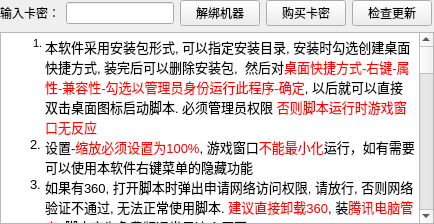
      <widget class="QWidget" name="page_readme">
       <property name="minimumSize">
        <size>
         <width>0</width>
         <height>0</height>
        </size>
       </property>
       <layout class="QGridLayout" name="gridLayout_14">
        <property name="leftMargin">
         <number>0</number>
        </property>
        <property name="topMargin">
         <number>0</number>
        </property>
        <property name="rightMargin">
         <number>0</number>
        </property>
        <property name="bottomMargin">
         <number>0</number>
        </property>
        <item row="0" column="0">
         <layout class="QVBoxLayout" name="verticalLayout_14">
          <item>
           <layout class="QHBoxLayout" name="horizontalLayout_29">
            <property name="rightMargin">
             <number>2</number>
            </property>
            <item>
             <widget class="QLabel" name="label_21">
              <property name="text">
               <string>输入卡密：</string>
              </property>
             </widget>
            </item>
            <item>
             <widget class="QLineEdit" name="edt_card_key">
              <property name="echoMode">
               <enum>QLineEdit::PasswordEchoOnEdit</enum>
              </property>
             </widget>
            </item>
            <item>
             <widget class="QPushButton" name="btn_card_unbind">
              <property name="text">
               <string>解绑机器</string>
              </property>
             </widget>
            </item>
            <item>
             <widget class="QPushButton" name="btn_card_buy">
              <property name="text">
               <string>购买卡密</string>
              </property>
             </widget>
            </item>
            <item>
             <widget class="QPushButton" name="btn_check_update">
              <property name="text">
               <string>检查更新</string>
              </property>
             </widget>
            </item>
           </layout>
          </item>
          <item>
           <widget class="QTextBrowser" name="textBrowser">
            <property name="html">
             <string>&lt;!DOCTYPE HTML PUBLIC &quot;-//W3C//DTD HTML 4.0//EN&quot; &quot;http://www.w3.org/TR/REC-html40/strict.dtd&quot;&gt;
&lt;html&gt;&lt;head&gt;&lt;meta name=&quot;qrichtext&quot; content=&quot;1&quot; /&gt;&lt;style type=&quot;text/css&quot;&gt;
p, li { white-space: pre-wrap; }
&lt;/style&gt;&lt;/head&gt;&lt;body style=&quot; font-family:'Microsoft YaHei'; font-size:11px; font-weight:400; font-style:normal;&quot;&gt;
&lt;ol style=&quot;margin-top: 0px; margin-bottom: 0px; margin-left: 0px; margin-right: 0px; -qt-list-indent: 1;&quot;&gt;&lt;li style=&quot; margin-top:0px; margin-bottom:0px; margin-left:0px; margin-right:0px; -qt-block-indent:0; text-indent:0px;&quot;&gt;&lt;span style=&quot; font-size:10pt;&quot;&gt;本软件采用安装包形式, 可以指定安装目录, 安装时勾选创建桌面快捷方式, 装完后可以删除安装包,  然后对&lt;/span&gt;&lt;span style=&quot; font-size:10pt; color:#ff0000;&quot;&gt;桌面快捷方式-右键-属性-兼容性-勾选以管理员身份运行此程序-确定&lt;/span&gt;&lt;span style=&quot; font-size:10pt;&quot;&gt;, 以后就可以直接双击桌面图标启动脚本. 必须管理员权限 &lt;/span&gt;&lt;span style=&quot; font-size:10pt; color:#ff0000;&quot;&gt;否则脚本运行时游戏窗口无反应&lt;/span&gt;&lt;/li&gt;
&lt;li style=&quot; font-size:10pt;&quot; style=&quot; margin-top:0px; margin-bottom:0px; margin-left:0px; margin-right:0px; -qt-block-indent:0; text-indent:0px;&quot;&gt;&lt;span style=&quot; font-size:11px;&quot;&gt;设置-&lt;/span&gt;&lt;span style=&quot; font-size:11px; color:#ff0000;&quot;&gt;缩放必须设置为100%&lt;/span&gt;&lt;span style=&quot; font-size:11px;&quot;&gt;, 游戏窗口&lt;/span&gt;&lt;span style=&quot; font-size:11px; color:#ff0000;&quot;&gt;不能最小化&lt;/span&gt;&lt;span style=&quot; font-size:11px;&quot;&gt;运行，如有需要可以使用本&lt;/span&gt;&lt;span style=&quot; font-size:11px; color:#000000;&quot;&gt;软件右键菜单的隐藏功能&lt;/span&gt;&lt;/li&gt;
&lt;li style=&quot; font-size:10pt; color:#000000;&quot; style=&quot; margin-top:0px; margin-bottom:0px; margin-left:0px; margin-right:0px; -qt-block-indent:0; text-indent:0px;&quot;&gt;&lt;span style=&quot; font-size:11px;&quot;&gt;如果有360, 打开脚本时弹出申请网络访问权限, 请放行, 否则网络验证不通过, 无法正常使用脚本. &lt;/span&gt;&lt;span style=&quot; font-size:11px; color:#ff0000;&quot;&gt;建议直接卸载360&lt;/span&gt;&lt;span style=&quot; font-size:11px;&quot;&gt;, 装&lt;/span&gt;&lt;span style=&quot; font-size:11px; color:#ff0000;&quot;&gt;腾讯电脑管家&lt;/span&gt;&lt;span style=&quot; font-size:11px;&quot;&gt;, 脚本变为免费版通常是这个原因&lt;/span&gt;&lt;/li&gt;
&lt;li style=&quot; font-size:10pt;&quot; style=&quot; margin-top:0px; margin-bottom:0px; margin-left:0px; margin-right:0px; -qt-block-indent:0; text-indent:0px;&quot;&gt;&lt;span style=&quot; font-size:11px;&quot;&gt;使用方式: 点击 窗口控制， &lt;/span&gt;&lt;span style=&quot; font-size:11px; color:#ff0000;&quot;&gt;双击`窗口`列的表头一键获取所有窗口(或者右键菜单-获取所有窗口)&lt;/span&gt;&lt;span style=&quot; font-size:11px;&quot;&gt;，然后进到方案配置页，然后 双击 功能列表 的 功能项 添加到 执行列表，然后切回 窗口控制页，双击运行列 全部启动！也可双击单元格进行单个启动 (在游戏窗口中按鼠标中键也能启动)&lt;/span&gt;&lt;/li&gt;
&lt;li style=&quot; font-size:10pt;&quot; style=&quot; margin-top:0px; margin-bottom:0px; margin-left:0px; margin-right:0px; -qt-block-indent:0; text-indent:0px;&quot;&gt;&lt;span style=&quot; font-size:11px;&quot;&gt;在&lt;/span&gt;&lt;span style=&quot; font-size:11px; color:#ff0000;&quot;&gt;空方案&lt;/span&gt;&lt;span style=&quot; font-size:11px;&quot;&gt;模式下, 是读取当前控件的配置来运行的, 所以不需要点保存, &lt;/span&gt;&lt;span style=&quot; font-size:11px; color:#ff0000;&quot;&gt;后续改动控件的配置不会影响&lt;/span&gt;&lt;span style=&quot; font-size:11px;&quot;&gt;正在运行的游戏窗口&lt;/span&gt;&lt;/li&gt;
&lt;li style=&quot; font-size:10pt;&quot; style=&quot; margin-top:0px; margin-bottom:0px; margin-left:0px; margin-right:0px; -qt-block-indent:0; text-indent:0px;&quot;&gt;&lt;span style=&quot; font-size:11px;&quot;&gt;在&lt;/span&gt;&lt;span style=&quot; font-size:11px; color:#ff0000;&quot;&gt;指定方案&lt;/span&gt;&lt;span style=&quot; font-size:11px; color:#000000;&quot;&gt;模式&lt;/span&gt;&lt;span style=&quot; font-size:11px;&quot;&gt;下, 在更改控件配置&lt;/span&gt;&lt;span style=&quot; font-size:11px; color:#ff0000;&quot;&gt;保存&lt;/span&gt;&lt;span style=&quot; font-size:11px;&quot;&gt;到指定方案后, 所有在运行该方案的游戏窗口会&lt;/span&gt;&lt;span style=&quot; font-size:11px; color:#ff0000;&quot;&gt;实时生效&lt;/span&gt;&lt;/li&gt;
&lt;li style=&quot; font-size:10pt;&quot; style=&quot; margin-top:0px; margin-bottom:0px; margin-left:0px; margin-right:0px; -qt-block-indent:0; text-indent:0px;&quot;&gt;&lt;span style=&quot; font-size:11px;&quot;&gt;BB的攻防有自动判断模式, 是识别BB头像自动决定的，非常适合首发攻击，多BB运筹 厚激破的玩家，&lt;/span&gt;&lt;span style=&quot; font-size:11px; color:#ff0000;&quot;&gt;不用中途改攻防了&lt;/span&gt;&lt;span style=&quot; font-size:11px;&quot;&gt;，对于非要让都统这类BB秒五攻击的非主流玩家，也可以修改配置BB攻防的选项&lt;/span&gt;&lt;/li&gt;
&lt;li style=&quot; font-size:10pt;&quot; style=&quot; margin-top:0px; margin-bottom:0px; margin-left:0px; margin-right:0px; -qt-block-indent:0; text-indent:0px;&quot;&gt;&lt;span style=&quot; font-size:11px;&quot;&gt;回城还有 归马 和 F8没列出来，是因为不需要你设置，&lt;/span&gt;&lt;span style=&quot; font-size:11px; color:#ff0000;&quot;&gt;有归马恋栈技能则自动优先归马, 单人任务有游马知归优先&lt;/span&gt;&lt;span style=&quot; font-size:11px; color:#000000;&quot;&gt;用F8&lt;/span&gt;&lt;/li&gt;
&lt;li style=&quot; font-size:10pt;&quot; style=&quot; margin-top:0px; margin-bottom:0px; margin-left:0px; margin-right:0px; -qt-block-indent:0; text-indent:0px;&quot;&gt;&lt;span style=&quot; font-size:11px;&quot;&gt;技能栏&lt;/span&gt;&lt;span style=&quot; font-size:11px; color:#ff0000;&quot;&gt;F1-F5&lt;/span&gt;&lt;span style=&quot; font-size:11px;&quot;&gt;依次放&lt;/span&gt;&lt;span style=&quot; font-size:11px; color:#ff0000;&quot;&gt;金木土水火&lt;/span&gt;&lt;span style=&quot; font-size:11px;&quot;&gt;属性秒一招(如果少一个属性招, 比如少林没有金招, 因为F1金招是为了克木的, 那你F1就随便放一个不会被木克的属性就好了)，&lt;/span&gt;&lt;span style=&quot; font-size:11px; color:#ff0000;&quot;&gt;F6放护心，F7放刺穴或者狮子吼&lt;/span&gt;&lt;span style=&quot; font-size:11px;&quot;&gt;，这样才能保证人物使用技能生效&lt;/span&gt;&lt;/li&gt;
&lt;li style=&quot; font-size:10pt;&quot; style=&quot; margin-top:0px; margin-bottom:0px; margin-left:0px; margin-right:0px; -qt-block-indent:0; text-indent:0px;&quot;&gt;&lt;span style=&quot; font-size:11px;&quot;&gt;超遁的使用要添加活动NPC, 比如百战百胜，请在遁甲天书页面-活动-&lt;/span&gt;&lt;span style=&quot; font-size:11px; color:#ff0000;&quot;&gt;百战居士&lt;/span&gt;&lt;span style=&quot; font-size:11px;&quot;&gt;-添加，名称一定要是系统上定义的名字, 不要自定义&lt;/span&gt;&lt;/li&gt;
&lt;li style=&quot; font-size:10pt;&quot; style=&quot; margin-top:0px; margin-bottom:0px; margin-left:0px; margin-right:0px; -qt-block-indent:0; text-indent:0px;&quot;&gt;&lt;span style=&quot; font-size:11px;&quot;&gt;要正常使用组队功能，&lt;/span&gt;&lt;span style=&quot; font-size:11px; color:#ff0000;&quot;&gt;请把四个队友分组到好友第五页&lt;/span&gt;&lt;span style=&quot; font-size:11px;&quot;&gt;，会自动邀请，好友第五页不要有其它人&lt;/span&gt;&lt;/li&gt;
&lt;li style=&quot; font-size:10pt;&quot; style=&quot; margin-top:0px; margin-bottom:0px; margin-left:0px; margin-right:0px; -qt-block-indent:0; text-indent:0px;&quot;&gt;&lt;span style=&quot; font-size:11px;&quot;&gt;副本不用吃御赐金牌, &lt;/span&gt;&lt;span style=&quot; font-size:11px; color:#ff0000;&quot;&gt;不会卡奇遇对话, &lt;/span&gt;&lt;span style=&quot; font-size:11px; color:#000000;&quot;&gt;副本内100%过验证(要借助战队页, 记得加战队)! 押镖100%过验证! 各种任务都能过验证, 也是100%过!&lt;/span&gt;&lt;/li&gt;
&lt;li style=&quot; font-size:10pt;&quot; style=&quot; margin-top:0px; margin-bottom:0px; margin-left:0px; margin-right:0px; -qt-block-indent:0; text-indent:0px;&quot;&gt;&lt;span style=&quot; font-size:11px;&quot;&gt;注意&lt;/span&gt;&lt;span style=&quot; font-size:11px; color:#ff0000;&quot;&gt;师门&lt;/span&gt;&lt;span style=&quot; font-size:11px;&quot;&gt;需要在背包&lt;/span&gt;&lt;span style=&quot; font-size:11px; color:#ff0000;&quot;&gt;自备物品&lt;/span&gt;&lt;span style=&quot; font-size:11px;&quot;&gt;, 一般根据等级段不同, 就那几样杂物和药品, 先准备好再跑&lt;/span&gt;&lt;/li&gt;
&lt;li style=&quot; font-size:10pt;&quot; style=&quot; margin-top:0px; margin-bottom:0px; margin-left:0px; margin-right:0px; -qt-block-indent:0; text-indent:0px;&quot;&gt;&lt;span style=&quot; font-size:11px;&quot;&gt;全队&lt;/span&gt;&lt;span style=&quot; font-size:11px; color:#ff0000;&quot;&gt;自动识别技能使用场景，只有难度较高的任务才会用（如超级挑战，极限挑战，副本）&lt;/span&gt;&lt;span style=&quot; font-size:11px;&quot;&gt;，厚激破配置只管打开，无需频繁根据任务调整。队员会自动根据队长的任务来判断是否使用技能。如果是单开版玩家，使用技能那里不要自动判断了，要选强制使用才会用，因为读取不到队长的执行任务&lt;/span&gt;&lt;/li&gt;
&lt;li style=&quot; font-size:10pt;&quot; style=&quot; margin-top:0px; margin-bottom:0px; margin-left:0px; margin-right:0px; -qt-block-indent:0; text-indent:0px;&quot;&gt;&lt;span style=&quot; font-size:11px;&quot;&gt;会自动补充使用熊猫香，花露水。请提前买好，可以使用 购买物品 功能来自动买&lt;/span&gt;&lt;/li&gt;
&lt;li style=&quot; font-size:10pt;&quot; style=&quot; margin-top:0px; margin-bottom:0px; margin-left:0px; margin-right:0px; -qt-block-indent:0; text-indent:0px;&quot;&gt;&lt;span style=&quot; font-size:11px;&quot;&gt;支持全队&lt;/span&gt;&lt;span style=&quot; font-size:11px; color:#ff0000;&quot;&gt;换线，组队&lt;/span&gt;&lt;span style=&quot; font-size:11px;&quot;&gt;，&lt;/span&gt;&lt;span style=&quot; font-size:11px; color:#ff0000;&quot;&gt;队长设置这两个任务即可&lt;/span&gt;&lt;span style=&quot; font-size:11px;&quot;&gt;， 在执行 队员挂机 功能的队员会跟随队长 退队换线同意组队的&lt;/span&gt;&lt;/li&gt;
&lt;li style=&quot; font-size:10pt;&quot; style=&quot; margin-top:0px; margin-bottom:0px; margin-left:0px; margin-right:0px; -qt-block-indent:0; text-indent:0px;&quot;&gt;&lt;span style=&quot; font-size:11px;&quot;&gt;支持&lt;/span&gt;&lt;span style=&quot; font-size:11px; color:#ff0000;&quot;&gt;调节执行速率&lt;/span&gt;&lt;span style=&quot; font-size:11px;&quot;&gt;，电脑快慢都能用&lt;/span&gt;&lt;/li&gt;
&lt;li style=&quot; font-size:10pt;&quot; style=&quot; margin-top:0px; margin-bottom:0px; margin-left:0px; margin-right:0px; -qt-block-indent:0; text-indent:0px;&quot;&gt;&lt;span style=&quot; font-size:11px;&quot;&gt;支持定时启动，打牛会跑图（甚至支持古墓二三层，秦陵二层哦），&lt;/span&gt;&lt;span style=&quot; font-size:11px; color:#ff0000;&quot;&gt;超快找牛算法&lt;/span&gt;&lt;span style=&quot; font-size:11px;&quot;&gt;，到点自动停止执行下面的任务&lt;/span&gt;&lt;/li&gt;
&lt;li style=&quot; font-size:10pt;&quot; style=&quot; margin-top:0px; margin-bottom:0px; margin-left:0px; margin-right:0px; -qt-block-indent:0; text-indent:0px;&quot;&gt;&lt;span style=&quot; font-size:11px;&quot;&gt;一条龙直接跑完所有任务，先跑组队再跑单人，队员号跟随队长自动离队。&lt;/span&gt;&lt;/li&gt;
&lt;li style=&quot; font-size:10pt;&quot; style=&quot; margin-top:0px; margin-bottom:0px; margin-left:0px; margin-right:0px; -qt-block-indent:0; text-indent:0px;&quot;&gt;&lt;span style=&quot; font-size:11px;&quot;&gt;通宵威望平乱，不卡点，被别的任务干扰也会自动切回原任务（不用担心有吉禾任务了）&lt;/span&gt;&lt;/li&gt;
&lt;li style=&quot; font-size:10pt;&quot; style=&quot; margin-top:0px; margin-bottom:0px; margin-left:0px; margin-right:0px; -qt-block-indent:0; text-indent:0px;&quot;&gt;&lt;span style=&quot; font-size:11px;&quot;&gt;自动批量上号，自动重连&lt;/span&gt;&lt;/li&gt;
&lt;li style=&quot; font-size:10pt;&quot; style=&quot; margin-top:0px; margin-bottom:0px; margin-left:0px; margin-right:0px; -qt-block-indent:0; text-indent:0px;&quot;&gt;&lt;span style=&quot; font-size:11px;&quot;&gt;配置保存后&lt;/span&gt;&lt;span style=&quot; font-size:11px; color:#ff0000;&quot;&gt;实时生效&lt;/span&gt;&lt;span style=&quot; font-size:11px;&quot;&gt;，无需脚本上重新运行该窗口&lt;/span&gt;&lt;/li&gt;
&lt;li style=&quot; font-size:10pt;&quot; style=&quot; margin-top:0px; margin-bottom:0px; margin-left:0px; margin-right:0px; -qt-block-indent:0; text-indent:0px;&quot;&gt;&lt;span style=&quot; font-size:11px;&quot;&gt;各窗口可设置不同方案，方案无限创建&lt;/span&gt;&lt;/li&gt;
&lt;li style=&quot; font-size:10pt;&quot; style=&quot; margin-top:0px; margin-bottom:0px; margin-left:0px; margin-right:0px; -qt-block-indent:0; text-indent:0px;&quot;&gt;&lt;span style=&quot; font-size:11px;&quot;&gt;一键设置方案，一键运行/暂停/终止&lt;/span&gt;&lt;/li&gt;
&lt;li style=&quot; font-size:10pt;&quot; style=&quot; margin-top:0px; margin-bottom:0px; margin-left:0px; margin-right:0px; -qt-block-indent:0; text-indent:0px;&quot;&gt;&lt;span style=&quot; font-size:11px; color:#ff0000;&quot;&gt;五开连控，队长会传递各种信号给队员挂机的队友&lt;/span&gt;&lt;span style=&quot; font-size:11px;&quot;&gt;，不同队伍互不干扰&lt;/span&gt;&lt;/li&gt;
&lt;li style=&quot; font-size:10pt;&quot; style=&quot; margin-top:0px; margin-bottom:0px; margin-left:0px; margin-right:0px; -qt-block-indent:0; text-indent:0px;&quot;&gt;&lt;span style=&quot; font-size:11px;&quot;&gt;智能救人算法，多人受伤下，每个人都会被救到，&lt;/span&gt;&lt;span style=&quot; font-size:11px; color:#ff0000;&quot;&gt;不会全部只救同一个人&lt;/span&gt;&lt;/li&gt;
&lt;li style=&quot; font-size:10pt;&quot; style=&quot; margin-top:0px; margin-bottom:0px; margin-left:0px; margin-right:0px; -qt-block-indent:0; text-indent:0px;&quot;&gt;&lt;span style=&quot; font-size:11px;&quot;&gt;背包使用物品会优先当前页，再切换其它页寻找&lt;/span&gt;&lt;/li&gt;
&lt;li style=&quot; font-size:10pt;&quot; style=&quot; margin-top:0px; margin-bottom:0px; margin-left:0px; margin-right:0px; -qt-block-indent:0; text-indent:0px;&quot;&gt;&lt;span style=&quot; font-size:11px;&quot;&gt;支持闭关贯通（会自动上下坐骑），是否仓库取凝神会神并使用可自由搭配&lt;/span&gt;&lt;/li&gt;
&lt;li style=&quot; font-size:10pt;&quot; style=&quot; margin-top:0px; margin-bottom:12px; margin-left:0px; margin-right:0px; -qt-block-indent:0; text-indent:0px;&quot;&gt;&lt;span style=&quot; font-size:11px;&quot;&gt;回城方式如果开封票没有了，会&lt;/span&gt;&lt;span style=&quot; font-size:11px; color:#ff0000;&quot;&gt;自动降级&lt;/span&gt;&lt;span style=&quot; font-size:11px;&quot;&gt;为门派票，还没有就从上往下 依次降级直到 跑步 完成后续&lt;/span&gt;&lt;/li&gt;&lt;/ol&gt;&lt;/body&gt;&lt;/html&gt;</string>
            </property>
           </widget>
          </item>
         </layout>
        </item>
       </layout>
      </widget>
